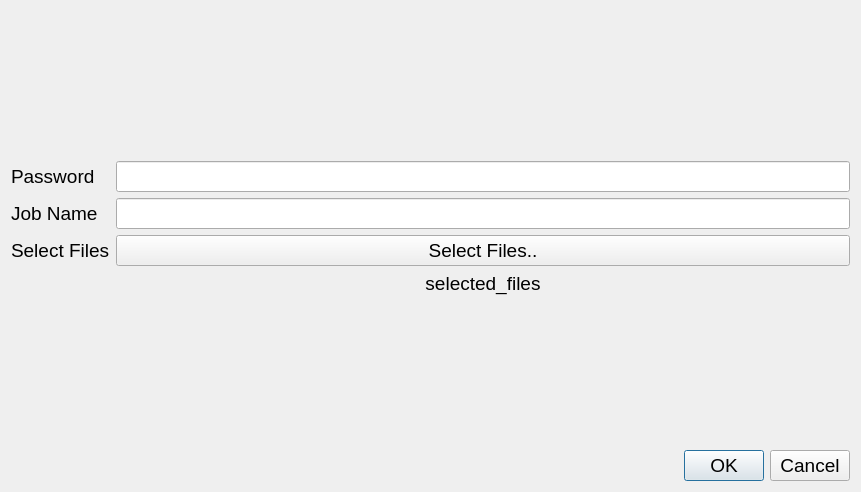
<?xml version="1.0" encoding="UTF-8"?>
<ui version="4.0">
 <class>Dialog</class>
 <widget class="QDialog" name="Dialog">
  <property name="geometry">
   <rect>
    <x>0</x>
    <y>0</y>
    <width>861</width>
    <height>492</height>
   </rect>
  </property>
  <property name="windowTitle">
   <string>Select Files..</string>
  </property>
  <layout class="QVBoxLayout" name="verticalLayout">
   <item>
    <layout class="QFormLayout" name="formLayout">
     <item row="0" column="1">
      <spacer name="verticalSpacer_2">
       <property name="font">
        <font>
         <pointsize>14</pointsize>
        </font>
       </property>
       <property name="orientation">
        <enum>Qt::Vertical</enum>
       </property>
       <property name="sizeHint" stdset="0">
        <size>
         <width>20</width>
         <height>40</height>
        </size>
       </property>
      </spacer>
     </item>
     <item row="1" column="0">
      <widget class="QLabel" name="label">
       <property name="font">
        <font>
         <pointsize>14</pointsize>
        </font>
       </property>
       <property name="text">
        <string>&lt;html&gt;&lt;head/&gt;&lt;body&gt;&lt;p&gt;&lt;span style=&quot; font-size:14pt;&quot;&gt;Password                &lt;/span&gt;&lt;/p&gt;&lt;/body&gt;&lt;/html&gt;             </string>
       </property>
       <property name="buddy">
        <cstring>passwordQLineEdit</cstring>
       </property>
      </widget>
     </item>
     <item row="1" column="1">
      <widget class="QLineEdit" name="passwordQLineEdit">
       <property name="font">
        <font>
         <pointsize>14</pointsize>
        </font>
       </property>
      </widget>
     </item>
     <item row="3" column="0">
      <widget class="QLabel" name="label_2">
       <property name="font">
        <font>
         <pointsize>14</pointsize>
        </font>
       </property>
       <property name="text">
        <string>&lt;html&gt;&lt;head/&gt;&lt;body&gt;&lt;p&gt;&lt;span style=&quot; font-size:14pt;&quot;&gt;Select Files&lt;/span&gt;&lt;/p&gt;&lt;/body&gt;&lt;/html&gt;</string>
       </property>
       <property name="buddy">
        <cstring>selectFilesButton</cstring>
       </property>
      </widget>
     </item>
     <item row="3" column="1">
      <widget class="SelectFilesQPushButton" name="selectFilesButton">
       <property name="font">
        <font>
         <pointsize>14</pointsize>
        </font>
       </property>
       <property name="text">
        <string>Select Files..</string>
       </property>
      </widget>
     </item>
     <item row="5" column="1">
      <spacer name="verticalSpacer">
       <property name="font">
        <font>
         <pointsize>14</pointsize>
        </font>
       </property>
       <property name="orientation">
        <enum>Qt::Vertical</enum>
       </property>
       <property name="sizeHint" stdset="0">
        <size>
         <width>20</width>
         <height>40</height>
        </size>
       </property>
      </spacer>
     </item>
     <item row="2" column="0">
      <widget class="QLabel" name="label_3">
       <property name="font">
        <font>
         <pointsize>14</pointsize>
        </font>
       </property>
       <property name="text">
        <string>&lt;html&gt;&lt;head/&gt;&lt;body&gt;&lt;p&gt;&lt;span style=&quot; font-size:14pt;&quot;&gt;Job Name&lt;/span&gt;&lt;/p&gt;&lt;/body&gt;&lt;/html&gt;</string>
       </property>
       <property name="buddy">
        <cstring>projectNameQLineEdit</cstring>
       </property>
      </widget>
     </item>
     <item row="2" column="1">
      <widget class="QLineEdit" name="projectNameQLineEdit">
       <property name="font">
        <font>
         <pointsize>14</pointsize>
        </font>
       </property>
      </widget>
     </item>
     <item row="4" column="1">
      <widget class="QLabel" name="filesGlobalPathsQLabel">
       <property name="font">
        <font>
         <pointsize>14</pointsize>
        </font>
       </property>
       <property name="text">
        <string>&lt;html&gt;&lt;head/&gt;&lt;body&gt;&lt;p align=&quot;center&quot;&gt;&lt;span style=&quot; font-size:14pt;&quot;&gt;selected_files&lt;/span&gt;&lt;/p&gt;&lt;/body&gt;&lt;/html&gt;</string>
       </property>
      </widget>
     </item>
    </layout>
   </item>
   <item>
    <widget class="QDialogButtonBox" name="buttonBox">
     <property name="font">
      <font>
       <pointsize>14</pointsize>
      </font>
     </property>
     <property name="orientation">
      <enum>Qt::Horizontal</enum>
     </property>
     <property name="standardButtons">
      <set>QDialogButtonBox::Cancel|QDialogButtonBox::Ok</set>
     </property>
    </widget>
   </item>
  </layout>
 </widget>
 <customwidgets>
  <customwidget>
   <class>SelectFilesQPushButton</class>
   <extends>QPushButton</extends>
   <header>button.h</header>
  </customwidget>
 </customwidgets>
 <tabstops>
  <tabstop>passwordQLineEdit</tabstop>
  <tabstop>projectNameQLineEdit</tabstop>
  <tabstop>selectFilesButton</tabstop>
 </tabstops>
 <resources/>
 <connections>
  <connection>
   <sender>buttonBox</sender>
   <signal>rejected()</signal>
   <receiver>Dialog</receiver>
   <slot>reject()</slot>
   <hints>
    <hint type="sourcelabel">
     <x>475</x>
     <y>482</y>
    </hint>
    <hint type="destinationlabel">
     <x>286</x>
     <y>274</y>
    </hint>
   </hints>
  </connection>
 </connections>
</ui>
